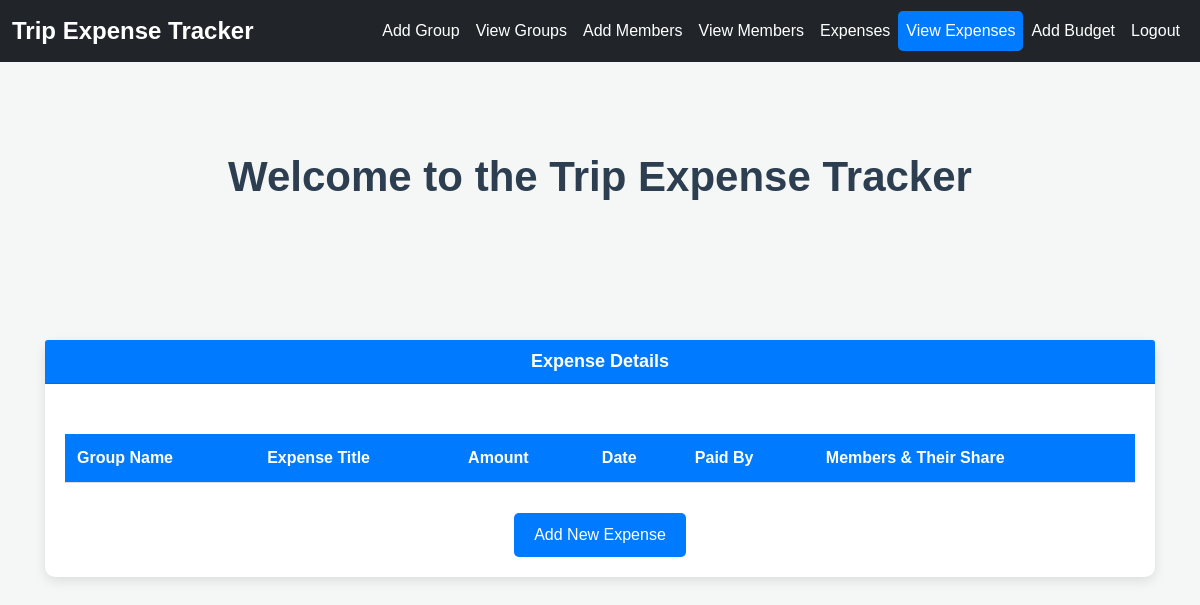
Before: /viewexpense/ (signed in) with the older database file.
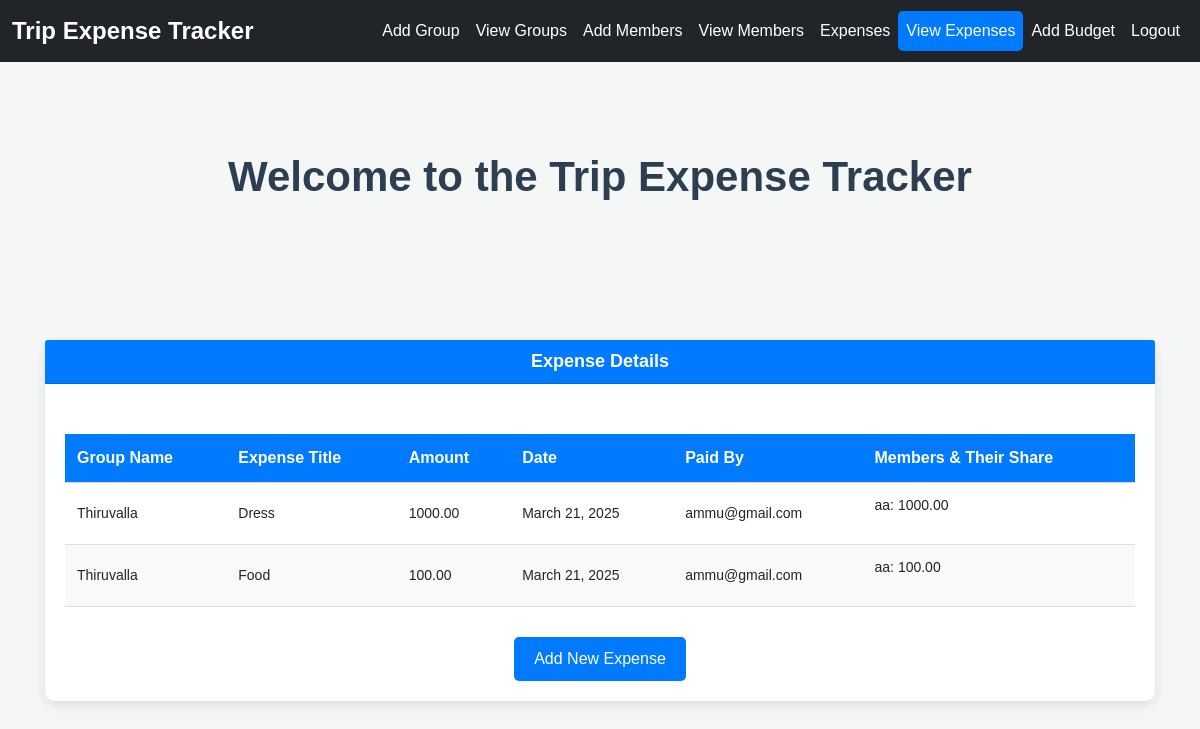
After: the same page with the newer database file.
### app/models.py (models this page shows, shortened)
class Expense(models.Model):
    title = models.CharField(max_length=200)
    amount = models.DecimalField(max_digits=10, decimal_places=2)
    date = models.DateField()
    group = models.ForeignKey(ExpenseGroup, on_delete=models.CASCADE, related_name='expenses')
    paid_by = models.ForeignKey(userregister, on_delete=models.CASCADE, related_name='paid_expenses')
    split_among = models.ManyToManyField(GroupMember, through='ExpenseSplit')
    created_at = models.DateTimeField(auto_now_add=True)

class ExpenseGroup(models.Model):
    name = models.CharField(max_length=100)
    created_by = models.ForeignKey(User, on_delete=models.CASCADE, related_name='created_groups')  # Use User model
    created_at = models.DateTimeField(auto_now_add=True)

class userregister(models.Model):
    user = models.OneToOneField(User, on_delete=models.CASCADE)
    email = models.EmailField()
    phone = models.CharField(max_length=15)
    location = models.CharField(max_length=100)
    confirm_password = models.CharField(max_length=255)

class GroupMember(models.Model):
    group = models.ForeignKey(ExpenseGroup, on_delete=models.CASCADE, related_name='members')
    name = models.CharField(max_length=100)
    phone_number = models.CharField(max_length=17)

class ExpenseSplit(models.Model):
    expense = models.ForeignKey(Expense, on_delete=models.CASCADE)
    member = models.ForeignKey(GroupMember, on_delete=models.CASCADE)
    amount = models.DecimalField(max_digits=10, decimal_places=2)

### app/views.py (the view)
# urls.py: path('viewexpense/', views.viewexpense, name='viewexpense'),
@login_required
def viewexpense(request):
    user = request.user
    try:
        user_register = userregister.objects.get(user=user)
    except userregister.DoesNotExist:
        messages.error(request, "User not found in user register.")
        return redirect('userlogin')
    user_groups = ExpenseGroup.objects.filter(created_by=user)
    expenses = Expense.objects.filter(group__in=user_groups, paid_by=user_register)
    expense_data = []
    for expense in expenses:
        group_name = expense.group.name
        splits = ExpenseSplit.objects.filter(expense=expense)
        member_share = {split.member.name: split.amount for split in splits}
        expense_data.append({
            'expense': expense,
            'group_name': group_name,
            'splits': member_share
        })
    return render(request, 'user/viewexpense.html', {'expense_data': expense_data})

### templates/user/viewexpense.html (shortened to what this page needs)
<!DOCTYPE html>
<html lang="en">
<head>
    <link href="https://cdn.jsdelivr.net/npm/bootstrap@5.1.3/dist/css/bootstrap.min.css" rel="stylesheet">
</head>
<body>
    <nav class="navbar navbar-expand-lg navbar-dark bg-dark">
        <div class="container-fluid">
            <a class="navbar-brand" href="../userhome">Trip Expense Tracker</a>
            <div class="collapse navbar-collapse" id="navbarNav">
                <ul class="navbar-nav ms-auto">
                    <li class="nav-item"><a class="nav-link" href="../addgroup">Add Group</a></li>
                    <li class="nav-item"><a class="nav-link" href="../viewgroup">View Groups</a></li>
                    <li class="nav-item"><a class="nav-link" href="../addgroupmember">Add Members</a></li>
                    <li class="nav-item"><a class="nav-link" href="../viewgroupmember">View Members</a></li>
                    <li class="nav-item"><a class="nav-link" href="../addexpense">Expenses</a></li>
                    <li class="nav-item"><a class="nav-link active" href="../viewexpense">View Expenses</a></li>
                    <li class="nav-item"><a class="nav-link" href="../add-budget">Add Budget</a></li>
                    <li class="nav-item"><a class="nav-link" href="../userlogout">Logout</a></li>
                </ul>
            </div>
        </div>
    </nav>
    <div class="container">
        <h1>Welcome to the Trip Expense Tracker</h1>
    </div>
    {% block content %}
    <div class="container">
        <div class="card">
            <div class="card-header">
                Expense Details
            </div>
            <div class="card-body">
                <table>
                    <thead>
                        <tr>
                            <th>Group Name</th>
                            <th>Expense Title</th>
                            <th>Amount</th>
                            <th>Date</th>
                            <th>Paid By</th>
                            <th>Members & Their Share</th>
                        </tr>
                    </thead>
                    <tbody>
                        {% for data in expense_data %}
                        <tr>
                            <td>{{ data.group_name }}</td>
                            <td>{{ data.expense.title }}</td>
                            <td>{{ data.expense.amount }}</td>
                            <td>{{ data.expense.date }}</td>
                            <td>{{ data.expense.paid_by.user.username }}</td>
                            <td class="expense-share">
                                <ul>
                                    {% for member, share in data.splits.items %}
                                    <li>{{ member }}: {{ share }}</li>
                                    {% endfor %}
                                </ul>
                            </td>
                        </tr>
                        {% endfor %}
                    </tbody>
                </table>
                <a href="../addexpense" class="btn">Add New Expense</a>
            </div>
        </div>
    </div>
    {% endblock %}
</body>
</html>

### templates/user/viewexpense.html (style rules this page uses)
body { font-family: 'Arial', sans-serif; background-color: #f4f7f6; }
.navbar { margin-bottom: 20px; }
.navbar .nav-link { font-size: 16px; font-weight: 500; }
.navbar .nav-link.active { background-color: #007bff; border-radius: 5px; }
.container { text-align: center; padding: 50px 15px; }
.container h1 { font-size: 42px; margin-top: 20px; color: #2c3e50; font-weight: bold; }
.navbar-brand { font-size: 24px; font-weight: 700; color: #fff; }
.nav-item .nav-link { color: #ffffff; }
.nav-item .nav-link.active { color: #fff; background-color: #007bff; }
.navbar-dark .navbar-nav .nav-link { color: #fff; }
table { width: 100%; border-collapse: collapse; margin: 30px 0; }
table thead { background-color: #007bff; color: white; }
table th, table td { padding: 12px; text-align: left; border-bottom: 1px solid #ddd; }
table th { font-size: 16px; font-weight: 600; }
table td { font-size: 14px; }
table tbody tr:nth-child(even) { background-color: #f9f9f9; }
.expense-share ul { list-style-type: none; padding: 0; }
.expense-share li { font-size: 14px; }
.btn { background-color: #007bff; color: white; padding: 10px 20px; border: none; border-radius: 5px; text-decoration: none; }
.card { margin-top: 30px; border: none; box-shadow: 0px 4px 12px rgba(0, 0, 0, 0.1); border-radius: 10px; }
.card-header { font-size: 18px; font-weight: 600; background-color: #007bff; color: white; border-radius: 10px 10px 0 0; }
.card-body { padding: 20px; }

Changed rows visible on the page:
added Expense: group_name "Thiruvalla", expense "Dress", expense.amount "1000.00", expense "March 21, 2025", expense.paid_by.user.username "ammu@gmail.com"
added GroupMember: splits "aa" "aa"
added ExpenseSplit: splits "1000.00"
added Expense: group_name "Thiruvalla", expense "Food", expense.amount "100.00", expense "March 21, 2025", expense.paid_by.user.username "ammu@gmail.com"
added ExpenseSplit: splits "100.00"
